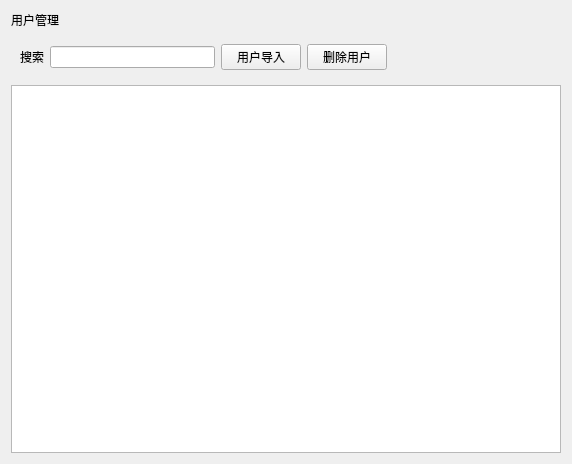
<?xml version="1.0" encoding="UTF-8"?>
<ui version="4.0">
 <class>Cell_Usermange</class>
 <widget class="QWidget" name="Cell_Usermange">
  <property name="geometry">
   <rect>
    <x>0</x>
    <y>0</y>
    <width>572</width>
    <height>464</height>
   </rect>
  </property>
  <property name="windowTitle">
   <string>Form</string>
  </property>
  <layout class="QGridLayout" name="gridLayout_2">
   <item row="0" column="0">
    <widget class="QLabel" name="label_2">
     <property name="text">
      <string>用户管理</string>
     </property>
     <property name="name" stdset="0">
      <string>title</string>
     </property>
    </widget>
   </item>
   <item row="1" column="0">
    <widget class="QWidget" name="widget" native="true">
     <layout class="QGridLayout" name="gridLayout">
      <item row="0" column="1">
       <widget class="QLineEdit" name="lineEdit">
        <property name="name" stdset="0">
         <string>le</string>
        </property>
       </widget>
      </item>
      <item row="0" column="2">
       <widget class="QPushButton" name="btn_import">
        <property name="text">
         <string>用户导入</string>
        </property>
        <property name="name" stdset="0">
         <string>btn</string>
        </property>
       </widget>
      </item>
      <item row="0" column="0">
       <widget class="QLabel" name="label">
        <property name="text">
         <string>搜索</string>
        </property>
        <property name="alignment">
         <set>Qt::AlignRight|Qt::AlignTrailing|Qt::AlignVCenter</set>
        </property>
        <property name="name" stdset="0">
         <string>lb</string>
        </property>
       </widget>
      </item>
      <item row="0" column="3">
       <widget class="QPushButton" name="btn_del">
        <property name="text">
         <string>删除用户</string>
        </property>
        <property name="name" stdset="0">
         <string>btn</string>
        </property>
       </widget>
      </item>
      <item row="0" column="4">
       <spacer name="horizontalSpacer">
        <property name="orientation">
         <enum>Qt::Horizontal</enum>
        </property>
        <property name="sizeHint" stdset="0">
         <size>
          <width>40</width>
          <height>20</height>
         </size>
        </property>
       </spacer>
      </item>
     </layout>
    </widget>
   </item>
   <item row="2" column="0">
    <widget class="QTableView" name="tableView">
     <property name="name" stdset="0">
      <string>tv</string>
     </property>
    </widget>
   </item>
  </layout>
 </widget>
 <resources/>
 <connections/>
</ui>
